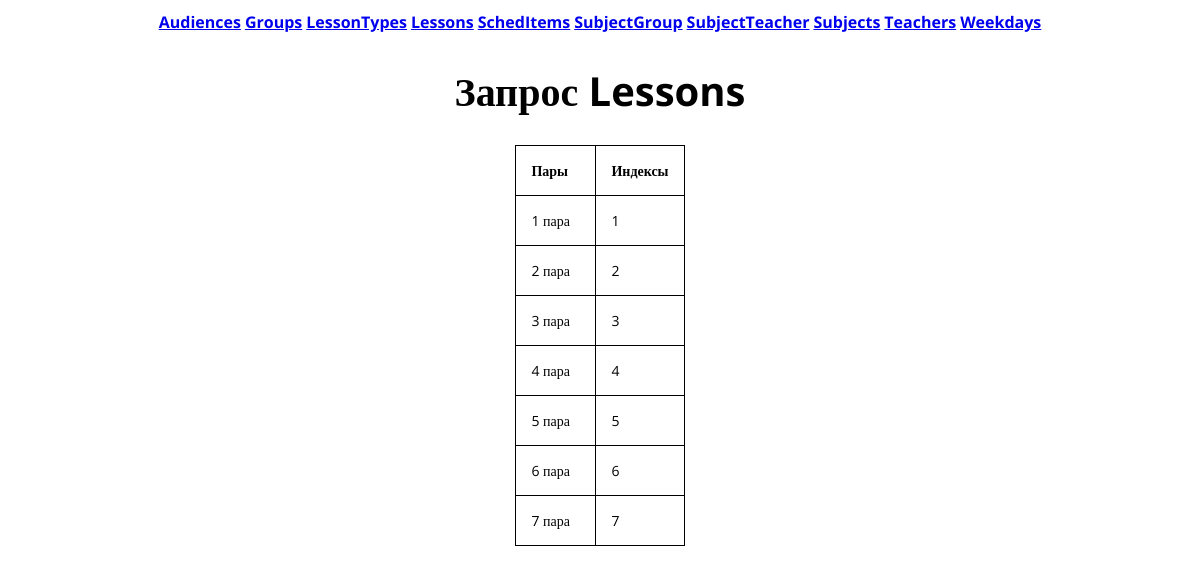
Screenshot of /table/Lessons with the database file from the repository.
### tables this page shows
CREATE TABLE `Lessons` ( `ID` INTEGER NOT NULL DEFAULT -1, `Name` TEXT, `OrderNumber` TEXT );

### mainpage.py (the view)
@app.route("/table/<table>", methods=["GET", "POST"])
def open(table="Audiences"):
	heading, gen, name, widthes = generating_table(table)
	return load_page("start.html", heading=heading, name=name, table=gen, widthes=widthes)

### mainpage.py (called while the page is built)
def load_page(page, **kwargs):
	return render_template(page, items=[i[1] for i in tables], **kwargs)

def gen_items(table=[]):
	items = []
	for i in table:
		items.append('<td id="elem">' + '</td><td id="elem">'.join([str(k) for k in i]) + "</td>")
	return items

### templates/start.html (shortened to what this page needs)
<head>
	<link rel="stylesheet" href="../static/css/style.css">
</head>
<body>
	<center>
		<form name="Bases" action="/" method='GET'>
			<table>
				<tr>
				{% for item in items %}
					<th><a href="/table/{{ item }}">{{ item }}</a></th>
				{% endfor %}
				</tr>
			</table>
		</form>
		{% if name %}
			<h1>Запрос {{ name }}</h1>
			<table id="tab">
				{% for width in widthes%}
					<col width="{{ width }}">
				{% endfor %}
				<tr id="elem">
				{% for title in heading %}
					<th id="elem">{{ title|safe }}</th>
				{% endfor %}
				</tr>
				{% for items in table %}
				<tr id="elem">
					{{ items|safe }}
				</tr>
				{% endfor %}
			</table>
		{% else %}
			<h1>Данная страница пуста</h1>
		{% endif %}
	</center>
</body>

### static/css/style.css (style rules this page uses)
body { font-family: 'Open Sans'; font-size: 20; }
#tab { font-size: 14; text-align: left; border-collapse: collapse; }
#elem { border: 1px solid; text-align: left; padding: 15px; }

### rows the page displays
Lessons: Name "1 пара 1"
Lessons: Name "2 пара 2"
Lessons: Name "3 пара 3"
Lessons: Name "4 пара 4"
Lessons: Name "5 пара 5"
Lessons: Name "6 пара 6"
Lessons: Name "7 пара 7"

### other values shown
{{ item }} "Audiences" "Groups" "LessonTypes" "Lessons" "SchedItems" "SubjectGroup" "SubjectTeacher" "Subjects" "Teachers" "Weekdays"
{{ name }} "Lessons"
{{ title|safe }} "Пары" "Индексы"
